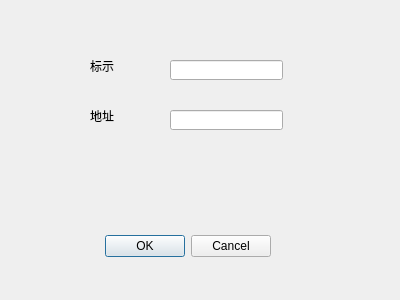
<?xml version="1.0" encoding="UTF-8"?>
<ui version="4.0">
 <class>ChangeEmployeeAddressDialog</class>
 <widget class="QDialog" name="ChangeEmployeeAddressDialog">
  <property name="geometry">
   <rect>
    <x>0</x>
    <y>0</y>
    <width>400</width>
    <height>300</height>
   </rect>
  </property>
  <property name="windowTitle">
   <string>Dialog</string>
  </property>
  <widget class="QDialogButtonBox" name="buttonBox">
   <property name="geometry">
    <rect>
     <x>-70</x>
     <y>230</y>
     <width>341</width>
     <height>32</height>
    </rect>
   </property>
   <property name="orientation">
    <enum>Qt::Horizontal</enum>
   </property>
   <property name="standardButtons">
    <set>QDialogButtonBox::Cancel|QDialogButtonBox::Ok</set>
   </property>
  </widget>
  <widget class="QLabel" name="label_ID">
   <property name="geometry">
    <rect>
     <x>90</x>
     <y>60</y>
     <width>54</width>
     <height>12</height>
    </rect>
   </property>
   <property name="text">
    <string>标示</string>
   </property>
  </widget>
  <widget class="QLineEdit" name="lineEditID">
   <property name="geometry">
    <rect>
     <x>170</x>
     <y>60</y>
     <width>113</width>
     <height>20</height>
    </rect>
   </property>
   <property name="inputMask">
    <string/>
   </property>
  </widget>
  <widget class="QLabel" name="label_Adress">
   <property name="geometry">
    <rect>
     <x>90</x>
     <y>110</y>
     <width>54</width>
     <height>12</height>
    </rect>
   </property>
   <property name="text">
    <string>地址</string>
   </property>
  </widget>
  <widget class="QLineEdit" name="lineEditAddress">
   <property name="geometry">
    <rect>
     <x>170</x>
     <y>110</y>
     <width>113</width>
     <height>20</height>
    </rect>
   </property>
  </widget>
 </widget>
 <resources/>
 <connections>
  <connection>
   <sender>buttonBox</sender>
   <signal>accepted()</signal>
   <receiver>ChangeEmployeeAddressDialog</receiver>
   <slot>accept()</slot>
   <hints>
    <hint type="sourcelabel">
     <x>248</x>
     <y>254</y>
    </hint>
    <hint type="destinationlabel">
     <x>157</x>
     <y>274</y>
    </hint>
   </hints>
  </connection>
  <connection>
   <sender>buttonBox</sender>
   <signal>rejected()</signal>
   <receiver>ChangeEmployeeAddressDialog</receiver>
   <slot>reject()</slot>
   <hints>
    <hint type="sourcelabel">
     <x>316</x>
     <y>260</y>
    </hint>
    <hint type="destinationlabel">
     <x>286</x>
     <y>274</y>
    </hint>
   </hints>
  </connection>
 </connections>
</ui>
